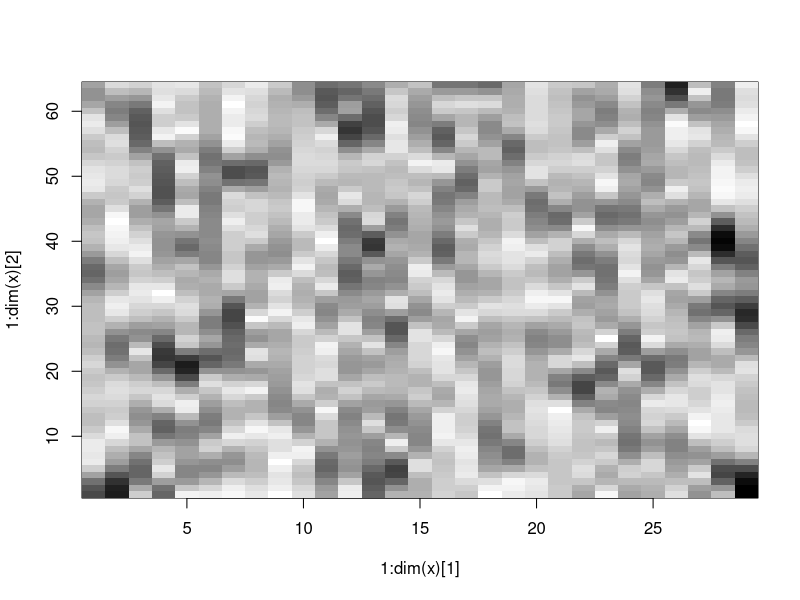

Here is the R script that generated this plot:
library(e1071)


### Name: plot.stft
### Title: Plot Short Time Fourier Transforms
### Aliases: plot.stft
### Keywords: ts

### ** Examples
x<-rnorm(500)
y<-stft(x)
plot(y)
